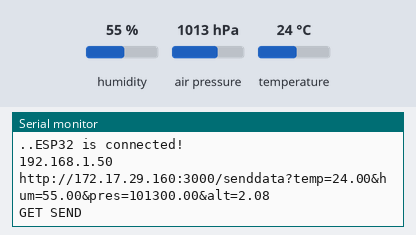
Recording of a sketch running on a simulated ESP32. Shown: the last lines printed to the serial monitor. Inputs (shaded band) come from the test bench; at power-on: humidity 55 %, air pressure 1013 hPa, temperature 24 °C. WiFi joins after 1.5 s; servers stay silent unless stated; uploads are accepted with an empty reply.

Above: at 3.2 s.
3.3 s: humidity set to 22 %
6.2 s: air pressure set to 952 hPa
At 7.37 s:
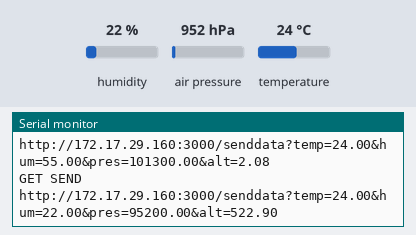
9.1 s: temperature set to 12 °C
At 13.8 s:
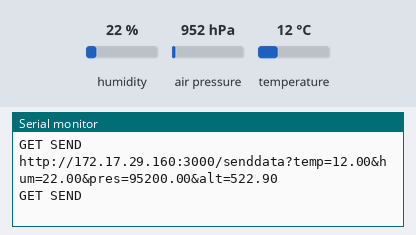

The sketch:

CL_IOT.ino
```cpp
#include <WiFi.h>
#include <HTTPClient.h>
#include <Adafruit_Sensor.h>
#include <Adafruit_BME280.h>
#define SEALEVELPRESSURE_HPA (1013.25)

Adafruit_BME280 bme;


void setup() {
  Serial.begin(115200);
  WiFi.begin("IIT-ISM-LIB", "IIT#1234");
  while(WiFi.status() != WL_CONNECTED)
  {
    delay(2000);
    Serial.print("..");
  }
  Serial.println("ESP32 is connected!");
  Serial.println(WiFi.localIP());
  bme.begin();

}

void loop() {
  float h = bme.readHumidity();
  float t = bme.readTemperature();
  float a = bme.readAltitude(SEALEVELPRESSURE_HPA);
  float p = bme.readPressure();


  if(WiFi.status() == WL_CONNECTED){
      HTTPClient http;
      String sendLink = String("http://")+ String("172.17.29.160")+ String(":3000/senddata?") + String("temp=") + String(t) + String("&hum=") + String(h) + String("&pres=")+ String(p)+ String("&alt=") + String(a);
      Serial.println(sendLink);
      http.begin(sendLink);
      int httpCode = http.GET();
      Serial.println("GET SEND");
      if (httpCode >= 200){
        delay(5000);
      }else{
        http.end();
      }
  }
}
```

Measured:
- after the input at 6.2 s, the serial monitor: prints a new line after 1.0 s (image 1)
- after the input at 9.1 s, the serial monitor: prints a new line after 3.3 s (image 2)
